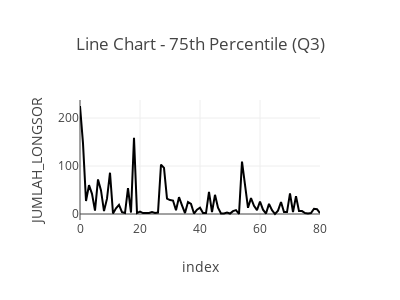

Source (notebook cell):
### Code cell
fig_q3 = px.line(df, x=df.index, y=selected_column, title="Line Chart - 75th Percentile (Q3)")
fig_q3.update_layout(height=300, width=400)  # Adjust the size
fig_q3.show()

print(f"- 75th Percentile (Q3): {quartiles[0.75]}")

### Figure 1 — Plotly figure (JSON) as saved in the notebook; plotly's stock layout.template omitted (floating-point values rounded to 4 significant figures)
{"data": [{"hovertemplate": "index=%{x}<br>JUMLAH_LONGSOR=%{y}<extra></extra>", "legendgroup": "", "line": {"color": "#000001", "dash": "solid"}, "marker": {"symbol": "circle"}, "mode": "lines", "name": "", "orientation": "v", "showlegend": false, "type": "scatter", "x": [0, 1, 2, 3, 4, 5, 6, 7, 8, 9, 10, 11, 12, 13, 14, 15, 16, 17, 18, 19, 20, 21, 22, 23, 24, 25, 26, 27, 28, 29, 30, 31, 32, 33, 34, 35, 36, 37, 38, 39, 40, 41, 42, 43, 44, 45, 46, 47, 48, 49, 50, 51, 52, 53, 54, 55, 56, 57, 58, 59, 60, 61, 62, 63, 64, 65, 66, 67, 68, 69, 70, 71, 72, 73, 74, 75, 76, 77, 78, 79, 80], "xaxis": "x", "y": [225, 147, 27, 60, 42, 7, 72, 49, 6, 32, 86, 1, 12, 19, 4, 2, 54, 3, 159, 2, 5, 2, 2, 2, 4, 2, 3, 103, 96, 32, 29, 28, 8, 35, 18, 2, 25, 21, 1, 9, 13, 2, 2, 46, 4, 40, 13, 1, 1, 3, 1, 6, 8, 0, 109, 56, 13, 33, 17, 8, 26, 9, 1, 21, 8, 0, 7, 25, 4, 4, 43, 4, 37, 6, 6, 2, 1, 2, 11, 10, 2], "yaxis": "y"}], "layout": {"height": 300, "legend": {"tracegroupgap": 0}, "title": {"text": "Line Chart - 75th Percentile (Q3)"}, "width": 400, "xaxis": {"anchor": "y", "domain": [0, 1], "title": {"text": "index"}}, "yaxis": {"anchor": "x", "domain": [0, 1], "title": {"text": "JUMLAH_LONGSOR"}}}}
